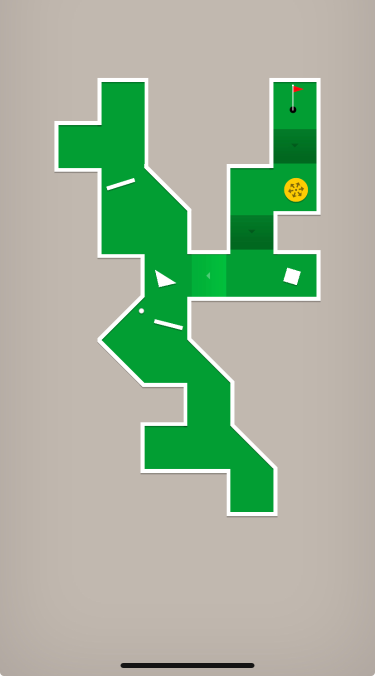
#> input picture mini-golf/reference.jpeg, 750 x 1352 px, found by its file name (shown at 1/2 size)
$ python create_course_image2.py
#> lines starting #> are read from the running program, lines starting #| are printed output that depends on the picture; after the words box and inside, x2 and y2 are one past the last pixel; in counts of white or black regions, pixels touching at a corner belong together
#!/usr/bin/env python3
"""
Create course background using SAME scaling as pixel_compare.py (bilinear interpolation).
Don't paint over yellow/ball - leave as-is since comparison ignores those areas.
"""

from PIL import Image
import numpy as np
from scipy import ndimage
import base64, io

REF_PATH = '/Users/sohamsthitpragya/GameHub/reference.jpeg'
W, H = 400, 600

# Load reference and scale with BILINEAR (matching pixel_compare.py)
ref = Image.open(REF_PATH)
#> ref is the input picture: PIL image 750x1352 RGB; mean R, G, B 160.6, 178.8, 154
arr = np.array(ref)

green_mask = (arr[:,:,1] > 80) & (arr[:,:,0] < 180) & (arr[:,:,2] < 120) & \
             (arr[:,:,1] > arr[:,:,0]) & (arr[:,:,1] > arr[:,:,2])
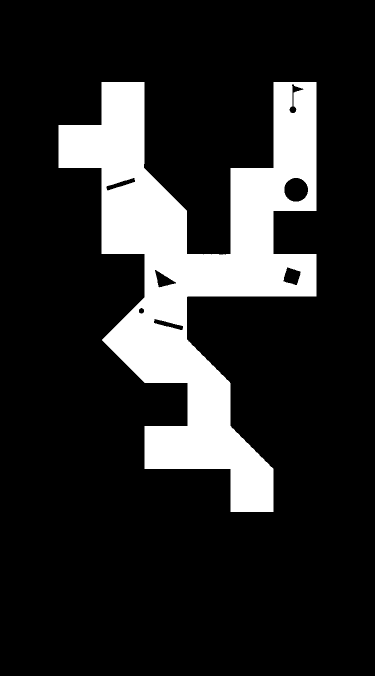
#> green_mask: shape (1352, 750) bool (shown at 1/2 size); 16.6% white; 1 white region, box (x1, y1, x2, y2) and area: (117, 164, 633, 1024) 168580
green_mask = ndimage.binary_fill_holes(green_mask)
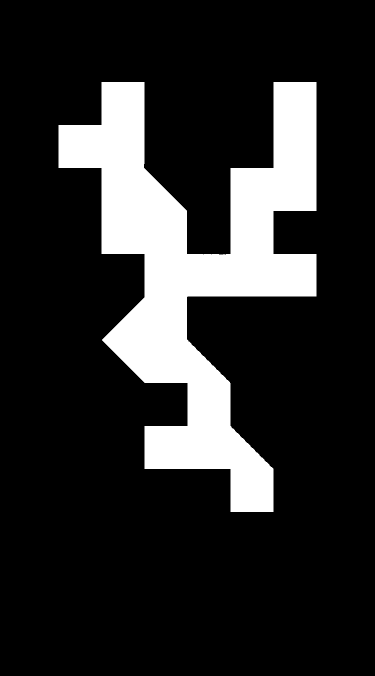
#> green_mask: shape (1352, 750) bool (shown at 1/2 size); 17.1% white; 1 white region, box (x1, y1, x2, y2) and area: (117, 164, 633, 1024) 173239
green_mask = ndimage.binary_erosion(green_mask, iterations=3)
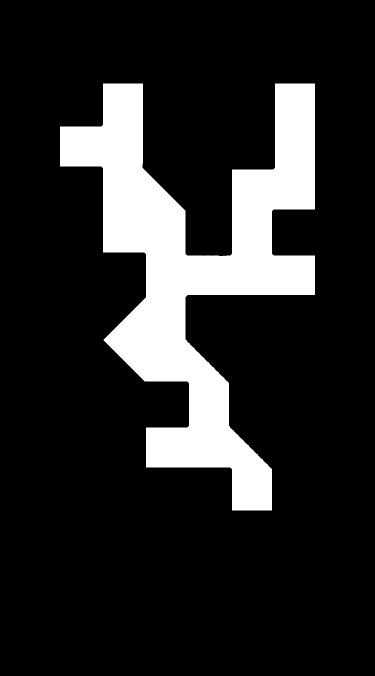
#> green_mask: shape (1352, 750) bool (shown at 1/2 size); 15.9% white; 1 white region, box (x1, y1, x2, y2) and area: (120, 167, 630, 1021) 161677
green_mask = ndimage.binary_dilation(green_mask, iterations=3)
#> green_mask: shape (1352, 750) bool; 17.1% white; 1 white region, box (x1, y1, x2, y2) and area: (117, 164, 633, 1024) 173149

ys, xs = np.where(green_mask)
img_xmin, img_xmax = xs.min(), xs.max()
#> img_xmin = 117; img_xmax = 632
img_ymin, img_ymax = ys.min(), ys.max()
#> img_ymin = 164; img_ymax = 1023
img_w = img_xmax - img_xmin
#> img_w = 515
img_h = img_ymax - img_ymin
#> img_h = 859
margin = 25
scale_x = (W - 2*margin) / img_w
#> scale_x = 0.68
scale_y = (H - 2*margin) / img_h
#> scale_y = 0.64
scale = min(scale_x, scale_y)
#> scale = 0.64
ox = (W - img_w * scale) / 2 - img_xmin * scale
#> ox = -39.78
oy = (H - img_h * scale) / 2 - img_ymin * scale
#> oy = -80.01

print(f"Scale: {scale:.4f}, Offset: ({ox:.1f}, {oy:.1f})")
#| Scale: 0.6403, Offset: (-39.8, -80.0)

# Bilinear interpolation (matching pixel_compare.py)
canvas = np.full((H, W, 3), [193, 184, 175], dtype=np.uint8)
for cy in range(H):
    for cx in range(W):
        ix = (cx - ox) / scale
        iy = (cy - oy) / scale
        ixi, iyi = int(ix), int(iy)
        if 0 <= ixi < arr.shape[1]-1 and 0 <= iyi < arr.shape[0]-1:
            fx, fy = ix - ixi, iy - iyi
            c00 = arr[iyi, ixi].astype(float)
            c10 = arr[iyi, ixi+1].astype(float)
            c01 = arr[iyi+1, ixi].astype(float)
            c11 = arr[iyi+1, ixi+1].astype(float)
            val = c00*(1-fx)*(1-fy) + c10*fx*(1-fy) + c01*(1-fx)*fy + c11*fx*fy
            canvas[cy, cx] = np.clip(val, 0, 255).astype(np.uint8)
        elif 0 <= ixi < arr.shape[1] and 0 <= iyi < arr.shape[0]:
            canvas[cy, cx] = arr[iyi, ixi]
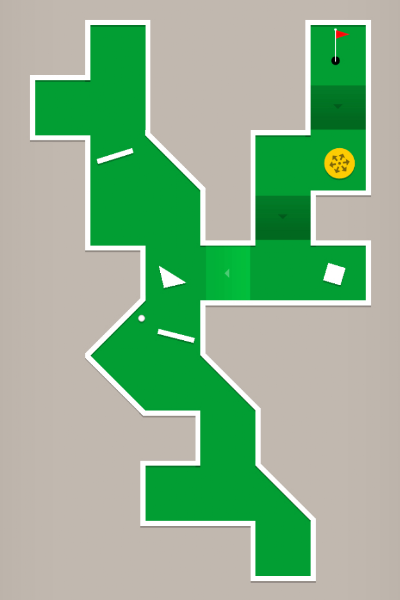
#> canvas: shape (600, 400, 3); mean R, G, B 140.8, 179, 142.2

# DON'T paint over yellow/ball - the comparison ignores those areas anyway
# The game draws its own ball on top

# Save as PNG
course_img = Image.fromarray(canvas)
course_img.save('/Users/sohamsthitpragya/GameHub/course_bg.png')

buf = io.BytesIO()
course_img.save(buf, format='PNG', optimize=True)
b64 = base64.b64encode(buf.getvalue()).decode()
print(f"PNG base64: {len(b64)} chars")

with open('/Users/sohamsthitpragya/GameHub/course_bg_b64.txt', 'w') as f:
    f.write(b64)

print("Saved course_bg.png and course_bg_b64.txt")

$ run again, with mini-golf/course2_data_bg.png saved as mini-golf/reference.jpeg
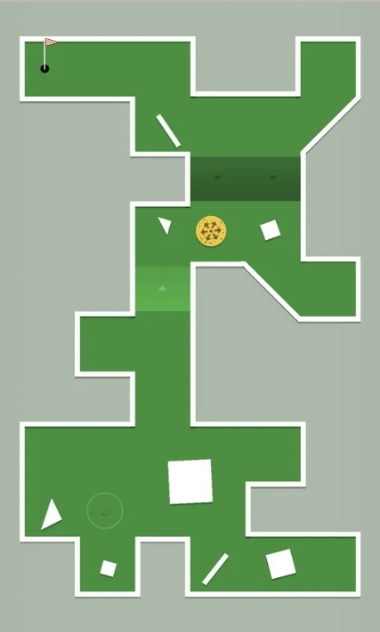
#> input picture mini-golf/course2_data_bg.png, 380 x 632 px, found by its file name
#> ref is the input picture: PIL image 380x632 RGB; mean R, G, B 142.4, 172.4, 136.9
#> `green_mask = ndimage.binary_dilation(green_mask, iterations=3)`:
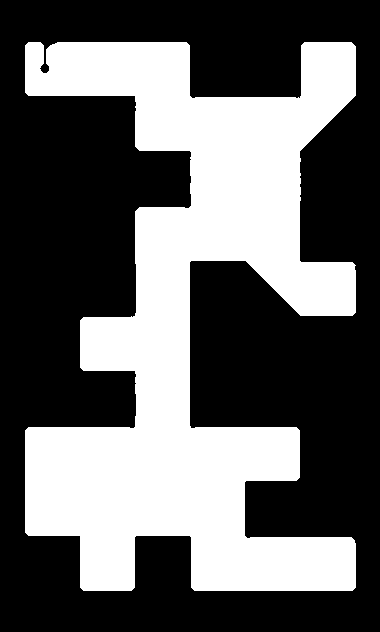
#> green_mask: shape (632, 380) bool; 38.6% white; 1 white region, box (x1, y1, x2, y2) and area: (25, 42, 356, 591) 92622
#> img_xmin = 25; img_xmax = 355
#> img_ymin = 42; img_ymax = 590
#> img_w = 330
#> img_h = 548
#> scale_x = 1.06
#> scale_y = 1
#> ox = 9.31
#> oy = -17.15
#| Scale: 1.0036, Offset: (9.3, -17.2)
#> after the loop `for cy in range(H):`:
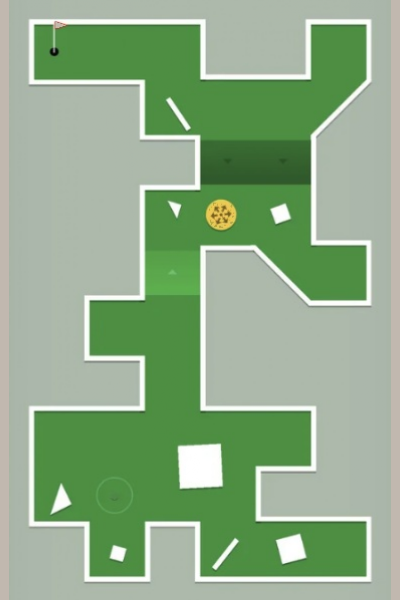
#> canvas: shape (600, 400, 3); mean R, G, B 142.8, 172.1, 136.6
